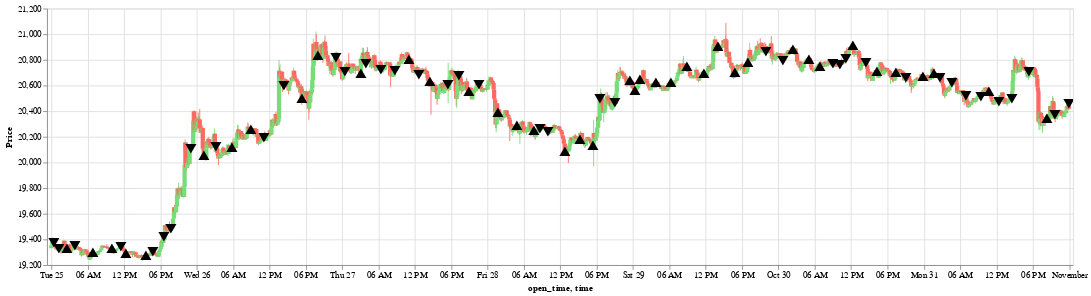

The notebook cell this image was saved under:
### Code cell
import random
from app.core import TradeDirection


def build_random_trades_dataset():
    dset = []
    step_counter = 5

    for candle in candles:
        step_counter -= 1

        if step_counter != 0:
            continue

        step_counter = random.randint(10, 40)
        direction = random.choice((TradeDirection.BULL, TradeDirection.BEAR))

        dset.append({'time': candle['open_time'], 'price': candle['close'], 'direction': direction})
        
    return dset
        
        
trades_chart = charts.trades_chart(build_random_trades_dataset())

candles_chart + trades_chart

### Figure 1 — Vega-Lite specification as saved in the notebook (floating-point values rounded to 4 significant figures; data arrays with more than 128 entries replaced by an {"elided": "..."} marker saying what was removed)
{"config": {"view": {"continuousWidth": 400, "continuousHeight": 300}}, "layer": [{"mark": "rule", "encoding": {"color": {"condition": {"value": "#77dd76", "test": "datum.open <= datum.close"}, "value": "#ff6962"}, "x": {"field": "open_time", "type": "temporal"}, "y": {"field": "low", "scale": {"zero": false}, "title": "Price", "type": "quantitative"}, "y2": {"field": "high"}}, "selection": {"selector001": {"type": "interval", "bind": "scales", "encodings": ["x", "y"]}}}, {"mark": "bar", "encoding": {"color": {"condition": {"value": "#77dd76", "test": "datum.open <= datum.close"}, "value": "#ff6962"}, "x": {"field": "open_time", "type": "temporal"}, "y": {"field": "open", "type": "quantitative"}, "y2": {"field": "close"}}}, {"data": {"name": "data-262c4ddfcaf774c09c8b1c4b75d496da"}, "mark": "text", "encoding": {"size": {"value": 16}, "text": {"condition": {"value": "▲", "test": {"equal": "bull", "field": "direction"}}, "value": "▼"}, "x": {"field": "time", "type": "temporal"}, "y": {"field": "price", "type": "quantitative"}}}], "data": {"name": "data-bb98bb9f42b44b23a4968ddc87cea36e"}, "height": 300, "width": 1200, "$schema": "https://vega.github.io/schema/vega-lite/v4.17.0.json", "datasets": {"data-bb98bb9f42b44b23a4968ddc87cea36e": {"elided": "2016 records"}, "data-262c4ddfcaf774c09c8b1c4b75d496da": [{"time": "2022-10-25T00:20:00", "price": 19380.0, "direction": "bear"}, {"time": "2022-10-25T01:15:00", "price": 19330.0, "direction": "bear"}, {"time": "2022-10-25T02:30:00", "price": 19320.0, "direction": "bull"}, {"time": "2022-10-25T03:50:00", "price": 19350.0, "direction": "bear"}, {"time": "2022-10-25T06:45:00", "price": 19300.0, "direction": "bull"}, {"time": "2022-10-25T09:55:00", "price": 19330.0, "direction": "bull"}, {"time": "2022-10-25T11:25:00", "price": 19340.0, "direction": "bear"}, {"time": "2022-10-25T12:20:00", "price": 19290.0, "direction": "bull"}, {"time": "2022-10-25T15:35:00", "price": 19270.0, "direction": "bull"}, {"time": "2022-10-25T16:40:00", "price": 19310.0, "direction": "bear"}, {"time": "2022-10-25T18:30:00", "price": 19420.0, "direction": "bear"}, {"time": "2022-10-25T19:45:00", "price": 19490.0, "direction": "bear"}, {"time": "2022-10-25T22:55:00", "price": 20110.0, "direction": "bear"}, {"time": "2022-10-26T01:10:00", "price": 20060.0, "direction": "bull"}, {"time": "2022-10-26T03:05:00", "price": 20120.0, "direction": "bear"}, {"time": "2022-10-26T05:40:00", "price": 20120.0, "direction": "bull"}, {"time": "2022-10-26T08:50:00", "price": 20260.0, "direction": "bull"}, {"time": "2022-10-26T11:05:00", "price": 20190.0, "direction": "bear"}, {"time": "2022-10-26T14:15:00", "price": 20600.0, "direction": "bear"}, {"time": "2022-10-26T17:20:00", "price": 20500.0, "direction": "bull"}, {"time": "2022-10-26T19:55:00", "price": 20830.0, "direction": "bull"}, {"time": "2022-10-26T22:50:00", "price": 20820.0, "direction": "bear"}, {"time": "2022-10-27T00:20:00", "price": 20710.0, "direction": "bear"}, {"time": "2022-10-27T03:00:00", "price": 20700.0, "direction": "bull"}, {"time": "2022-10-27T03:50:00", "price": 20770.0, "direction": "bear"}, {"time": "2022-10-27T06:25:00", "price": 20720.0, "direction": "bear"}, {"time": "2022-10-27T08:35:00", "price": 20720.0, "direction": "bear"}, {"time": "2022-10-27T10:55:00", "price": 20800.0, "direction": "bull"}, {"time": "2022-10-27T12:40:00", "price": 20680.0, "direction": "bear"}, {"time": "2022-10-27T14:30:00", "price": 20630.0, "direction": "bull"}, {"time": "2022-10-27T17:20:00", "price": 20610.0, "direction": "bear"}, {"time": "2022-10-27T19:10:00", "price": 20680.0, "direction": "bear"}, {"time": "2022-10-27T20:50:00", "price": 20550.0, "direction": "bull"}, {"time": "2022-10-27T22:30:00", "price": 20600.0, "direction": "bear"}, {"time": "2022-10-28T01:35:00", "price": 20390.0, "direction": "bull"}, {"time": "2022-10-28T04:45:00", "price": 20290.0, "direction": "bull"}, {"time": "2022-10-28T07:35:00", "price": 20250.0, "direction": "bull"}, {"time": "2022-10-28T08:35:00", "price": 20270.0, "direction": "bear"}, {"time": "2022-10-28T09:55:00", "price": 20240.0, "direction": "bear"}, {"time": "2022-10-28T12:45:00", "price": 20090.0, "direction": "bull"}, {"time": "2022-10-28T15:10:00", "price": 20180.0, "direction": "bull"}, {"time": "2022-10-28T17:20:00", "price": 20130.0, "direction": "bull"}, {"time": "2022-10-28T18:30:00", "price": 20490.0, "direction": "bear"}, {"time": "2022-10-28T20:55:00", "price": 20470.0, "direction": "bear"}, {"time": "2022-10-28T23:25:00", "price": 20640.0, "direction": "bull"}, {"time": "2022-10-29T00:15:00", "price": 20560.0, "direction": "bull"}, {"time": "2022-10-29T01:05:00", "price": 20640.0, "direction": "bull"}, {"time": "2022-10-29T03:40:00", "price": 20620.0, "direction": "bull"}, {"time": "2022-10-29T06:15:00", "price": 20620.0, "direction": "bull"}, {"time": "2022-10-29T08:55:00", "price": 20750.0, "direction": "bull"}, {"time": "2022-10-29T11:40:00", "price": 20690.0, "direction": "bull"}, {"time": "2022-10-29T14:00:00", "price": 20900.0, "direction": "bull"}, {"time": "2022-10-29T16:45:00", "price": 20700.0, "direction": "bull"}, {"time": "2022-10-29T18:55:00", "price": 20780.0, "direction": "bull"}, {"time": "2022-10-29T21:55:00", "price": 20860.0, "direction": "bear"}, {"time": "2022-10-30T00:45:00", "price": 20800.0, "direction": "bear"}, {"time": "2022-10-30T02:25:00", "price": 20880.0, "direction": "bull"}, {"time": "2022-10-30T05:00:00", "price": 20800.0, "direction": "bull"}, {"time": "2022-10-30T06:45:00", "price": 20750.0, "direction": "bull"}, {"time": "2022-10-30T08:55:00", "price": 20770.0, "direction": "bear"}, {"time": "2022-10-30T10:10:00", "price": 20760.0, "direction": "bear"}, {"time": "2022-10-30T11:05:00", "price": 20810.0, "direction": "bear"}, {"time": "2022-10-30T12:10:00", "price": 20910.0, "direction": "bull"}, {"time": "2022-10-30T14:25:00", "price": 20780.0, "direction": "bear"}, {"time": "2022-10-30T16:10:00", "price": 20710.0, "direction": "bull"}, {"time": "2022-10-30T19:20:00", "price": 20700.0, "direction": "bull"}, {"time": "2022-10-30T21:00:00", "price": 20660.0, "direction": "bear"}, {"time": "2022-10-30T23:50:00", "price": 20670.0, "direction": "bull"}, {"time": "2022-10-31T01:40:00", "price": 20690.0, "direction": "bull"}, {"time": "2022-10-31T02:40:00", "price": 20660.0, "direction": "bear"}, {"time": "2022-10-31T04:35:00", "price": 20620.0, "direction": "bear"}, {"time": "2022-10-31T06:55:00", "price": 20520.0, "direction": "bear"}, {"time": "2022-10-31T09:25:00", "price": 20510.0, "direction": "bear"}, {"time": "2022-10-31T10:40:00", "price": 20550.0, "direction": "bull"}, {"time": "2022-10-31T12:20:00", "price": 20470.0, "direction": "bear"}, {"time": "2022-10-31T14:25:00", "price": 20500.0, "direction": "bear"}, {"time": "2022-10-31T17:15:00", "price": 20700.0, "direction": "bear"}, {"time": "2022-10-31T20:15:00", "price": 20340.0, "direction": "bull"}, {"time": "2022-10-31T21:30:00", "price": 20380.0, "direction": "bear"}, {"time": "2022-10-31T23:50:00", "price": 20450.0, "direction": "bear"}]}}
